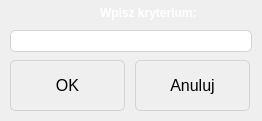
<?xml version="1.0" encoding="UTF-8"?>
<ui version="4.0">
 <class>CopartnerDialog</class>
 <widget class="QDialog" name="CopartnerDialog">
  <property name="geometry">
   <rect>
    <x>0</x>
    <y>0</y>
    <width>262</width>
    <height>121</height>
   </rect>
  </property>
  <property name="minimumSize">
   <size>
    <width>262</width>
    <height>121</height>
   </size>
  </property>
  <property name="maximumSize">
   <size>
    <width>262</width>
    <height>121</height>
   </size>
  </property>
  <property name="windowTitle">
   <string>Kryterium wyszukiwania</string>
  </property>
  <property name="styleSheet">
   <string notr="true">#CopartnerDialog { background: &quot;gray&quot; }

#CopartnerDialog QScrollBar:vertical {
  border: none;
  background: &quot;transparent&quot;;
  width: 15px;
  margin: 20px 0px 20px 0px;
}

#CopartnerDialog QScrollBar::handle:vertical {
  background: &quot;lightgray&quot;;
  min-height: 20px;
  border-radius: 2px;
}

#CopartnerDialog QScrollBar::add-line:vertical {
  image: url(:/images/images/downArrow.png);
  background: &quot;lightgray&quot;;
  height: 15px;
  subcontrol-position: bottom;
  subcontrol-origin: margin;
  border-radius: 2px;
}

#CopartnerDialog QScrollBar::sub-line:vertical {
  image: url(:/images/images/upArrow.png);
  background: &quot;lightgray&quot;;
  height: 15px;
  subcontrol-position: top;
  subcontrol-origin: margin;
  border-radius: 2px;
}
</string>
  </property>
  <widget class="QLabel" name="label">
   <property name="geometry">
    <rect>
     <x>100</x>
     <y>5</y>
     <width>121</width>
     <height>16</height>
    </rect>
   </property>
   <property name="font">
    <font>
     <family>Arial</family>
     <pointsize>9</pointsize>
    </font>
   </property>
   <property name="text">
    <string>&lt;html&gt;&lt;head/&gt;&lt;body&gt;&lt;p&gt;&lt;span style=&quot; font-weight:600; color:#ffffff;&quot;&gt;Wpisz kryterium:&lt;/span&gt;&lt;/p&gt;&lt;/body&gt;&lt;/html&gt;</string>
   </property>
  </widget>
  <widget class="QLabel" name="labelIcon">
   <property name="geometry">
    <rect>
     <x>60</x>
     <y>0</y>
     <width>31</width>
     <height>31</height>
    </rect>
   </property>
   <property name="text">
    <string/>
   </property>
   <property name="pixmap">
    <pixmap resource="resources.qrc">:/images/images/handshake.png</pixmap>
   </property>
   <property name="scaledContents">
    <bool>true</bool>
   </property>
  </widget>
  <widget class="QPushButton" name="cancelButton">
   <property name="geometry">
    <rect>
     <x>135</x>
     <y>60</y>
     <width>115</width>
     <height>51</height>
    </rect>
   </property>
   <property name="font">
    <font>
     <family>Arial</family>
     <pointsize>12</pointsize>
    </font>
   </property>
   <property name="styleSheet">
    <string notr="true">QPushButton {
color: &quot;gray&quot;;
border-radius: 5px;
border: 1px solid lightgray;
background: &quot;white&quot;;
}

QPushButton:hover {
background: &quot;lightgray&quot;;
color: &quot;white&quot;;
width: 300px;
}

QPushButton:pressed {
border: 1px solid &quot;gray&quot;;
background: #A9A9A9 ;
}
</string>
   </property>
   <property name="text">
    <string>Anuluj</string>
   </property>
   <property name="icon">
    <iconset resource="resources.qrc">
     <normaloff>:/images/images/clear.png</normaloff>:/images/images/clear.png</iconset>
   </property>
  </widget>
  <widget class="QPushButton" name="okButton">
   <property name="geometry">
    <rect>
     <x>10</x>
     <y>60</y>
     <width>115</width>
     <height>51</height>
    </rect>
   </property>
   <property name="font">
    <font>
     <family>Arial</family>
     <pointsize>12</pointsize>
    </font>
   </property>
   <property name="styleSheet">
    <string notr="true">QPushButton {
color: &quot;gray&quot;;
border-radius: 5px;
border: 1px solid lightgray;
background: &quot;white&quot;;
}

QPushButton:hover {
background: &quot;lightgray&quot;;
color: &quot;white&quot;;
width: 300px;
}

QPushButton:pressed {
border: 1px solid &quot;gray&quot;;
background: #A9A9A9 ;
}
</string>
   </property>
   <property name="text">
    <string>OK</string>
   </property>
   <property name="icon">
    <iconset resource="resources.qrc">
     <normaloff>:/images/images/found.png</normaloff>:/images/images/found.png</iconset>
   </property>
  </widget>
  <widget class="QComboBox" name="comboBox">
   <property name="geometry">
    <rect>
     <x>10</x>
     <y>30</y>
     <width>242</width>
     <height>22</height>
    </rect>
   </property>
   <property name="font">
    <font>
     <family>Arial</family>
     <pointsize>10</pointsize>
    </font>
   </property>
   <property name="styleSheet">
    <string notr="true">QComboBox {
color: &quot;gray&quot;;
border-radius: 5px;
border: 1px solid lightgray;
background: &quot;white&quot;;
}

QComboBox::drop-down{
subcontrol-origin: padding;
subcontrol-position: center right;
right: 2px;
border-width: 0px;
}

QComboBox:hover {
background: &quot;lightgray&quot;;
color: &quot;white&quot;;
width: 300px;
}

QComboBox:pressed {
border: 1px solid &quot;gray&quot;;
background: #A9A9A9 ;
}

QComboBox::down-arrow{
 image: url(:/images/images/downArrow.png);
 height: 50px;
 width:  50px;
}




</string>
   </property>
  </widget>
 </widget>
 <resources>
  <include location="resources.qrc"/>
 </resources>
 <connections/>
</ui>
